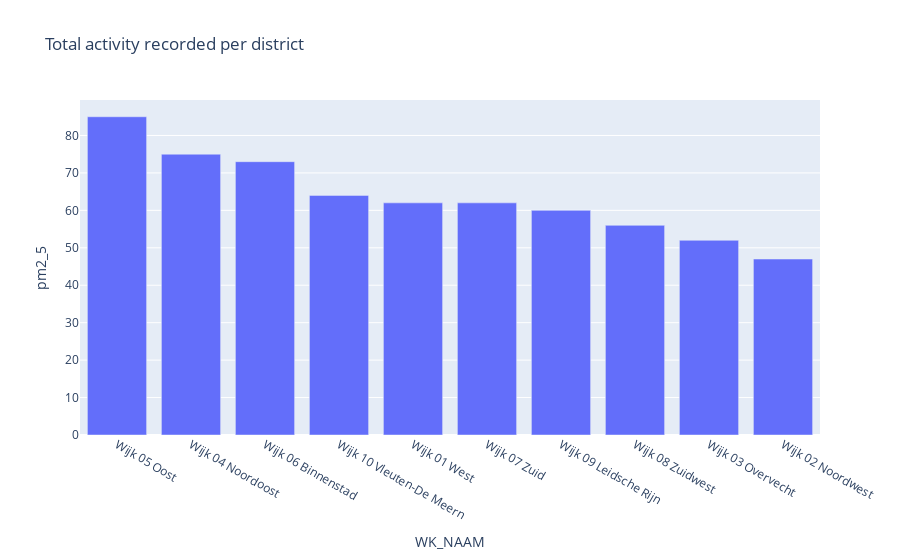

Here is the notebook cell this chart was saved with:
### Code cell
df = export[["WK_NAAM", "date", "pm2_5"]].groupby(["WK_NAAM"]).count().reset_index().sort_values(by=['pm2_5'], ascending=False)

fig = px.bar(df, x="WK_NAAM", y="pm2_5", title="Total activity recorded per district")
fig.show()

### Figure 1 — Plotly figure (JSON) as saved in the notebook; plotly's stock layout.template omitted (floating-point values rounded to 4 significant figures)
{"data": [{"alignmentgroup": "True", "hovertemplate": "WK_NAAM=%{x}<br>pm2_5=%{y}<extra></extra>", "legendgroup": "", "marker": {"color": "#636efa"}, "name": "", "offsetgroup": "", "orientation": "v", "showlegend": false, "textposition": "auto", "type": "bar", "x": ["Wijk 05 Oost", "Wijk 04 Noordoost", "Wijk 06 Binnenstad", "Wijk 10 Vleuten-De Meern", "Wijk 01 West", "Wijk 07 Zuid", "Wijk 09 Leidsche Rijn", "Wijk 08 Zuidwest", "Wijk 03 Overvecht", "Wijk 02 Noordwest"], "xaxis": "x", "y": [85, 75, 73, 64, 62, 62, 60, 56, 52, 47], "yaxis": "y"}], "layout": {"barmode": "relative", "legend": {"tracegroupgap": 0}, "title": {"text": "Total activity recorded per district"}, "xaxis": {"anchor": "y", "domain": [0, 1], "title": {"text": "WK_NAAM"}}, "yaxis": {"anchor": "x", "domain": [0, 1], "title": {"text": "pm2_5"}}}}
